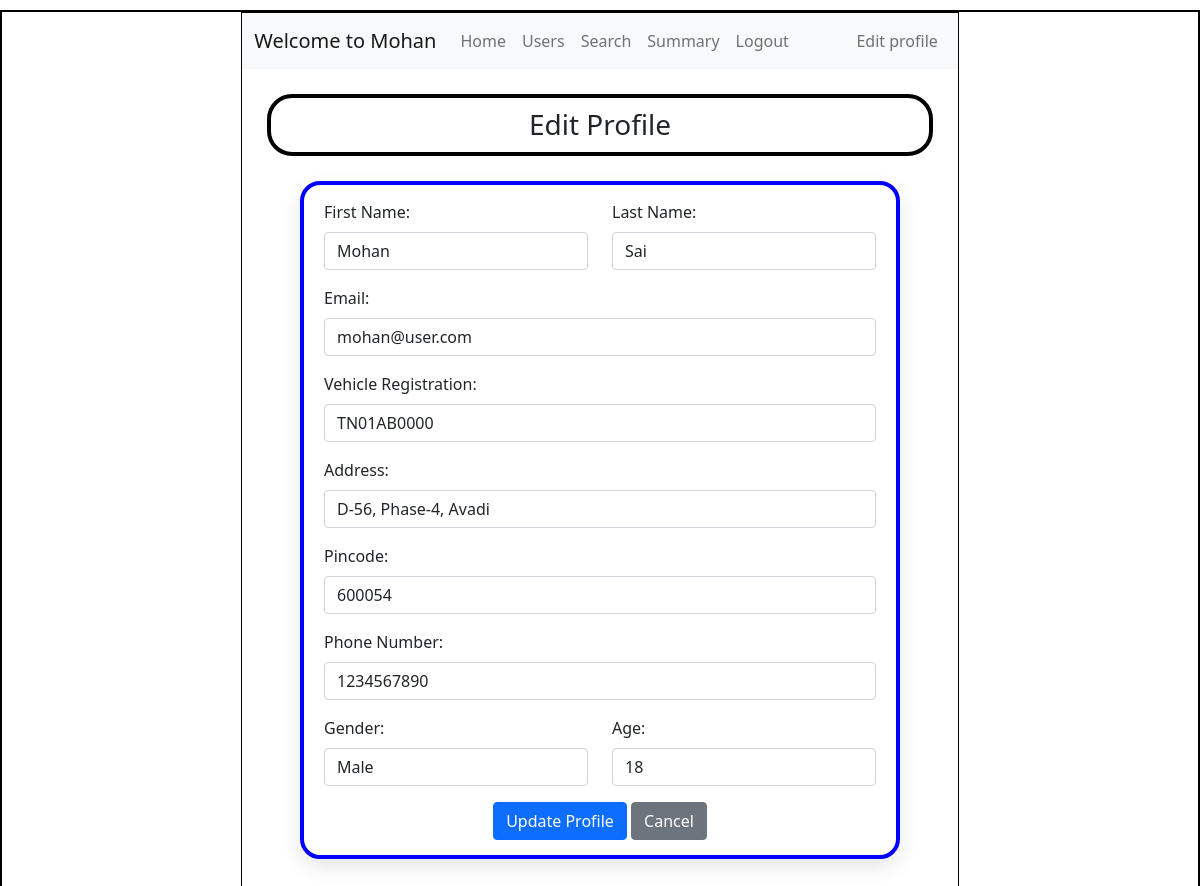
/edit_profile/2, run on an earlier commit of the app's database.
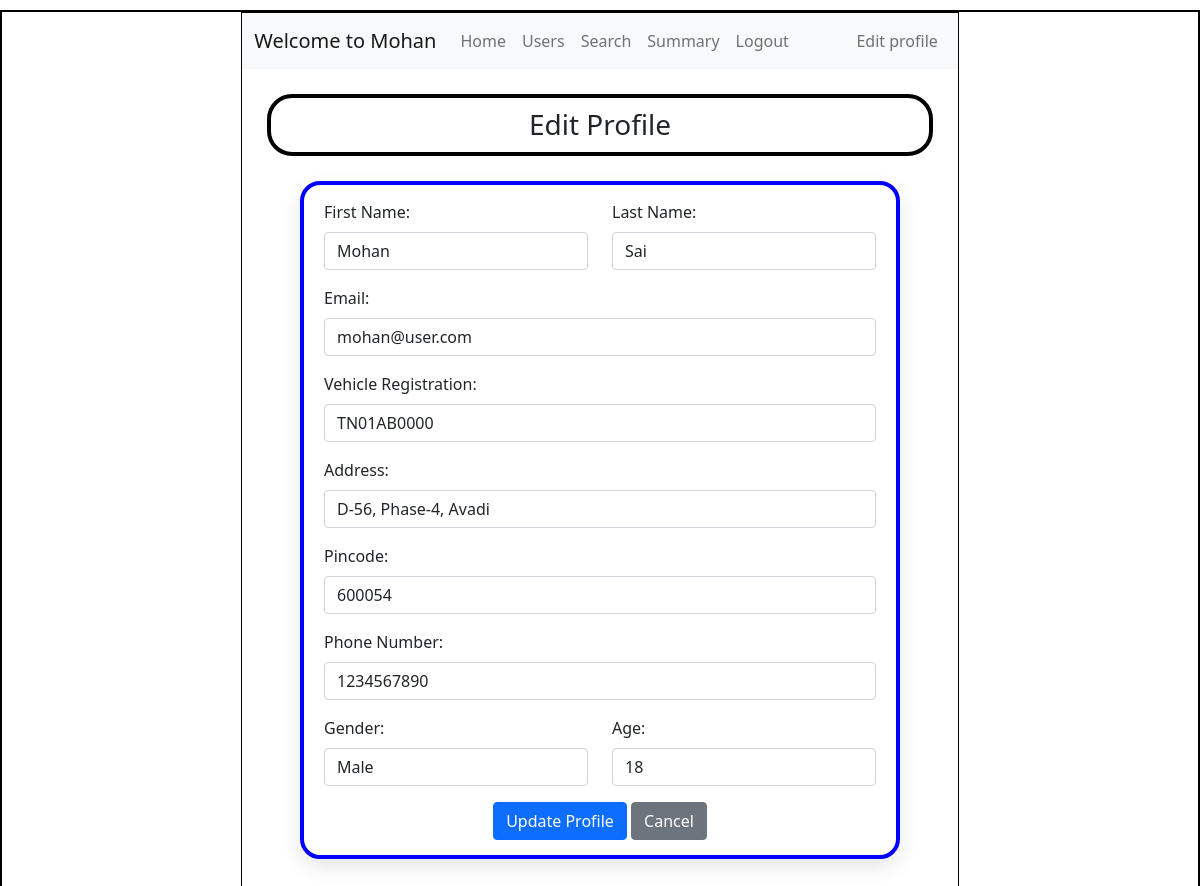
And on a later commit of the database.
### application/models.py (models this page shows)
class User(db.Model):
    id = db.Column(db.Integer, primary_key=True)
    first_name = db.Column(db.String(), nullable=False)
    last_name = db.Column(db.String(), nullable=False)
    email = db.Column(db.String(), unique=True, nullable=False)
    pwd = db.Column(db.String(), nullable=False)
    vehicle_reg = db.Column(db.String(), unique=True, nullable=False)
    address = db.Column(db.String(), nullable=False)
    pincode = db.Column(db.String(), nullable=False)
    phone_number = db.Column(db.String(), unique=True, nullable=False)
    gender = db.Column(db.String())
    age = db.Column(db.Integer)
    type = db.Column(db.String(), default='general')
    reservations = db.relationship('Reservation', backref='user')

### application/controllers.py (the view, shortened to what this page needs)
@app.route("/edit_profile/<int:user_id>", methods=["GET", "POST"])
def edit_profile(user_id):
    this_user = User.query.filter_by(id=user_id).first()
    return render_template("edit_profile.html", this_user=this_user)

### templates/edit_profile.html (shortened to what the changed rows need)
<!DOCTYPE html>
<html lang="en">
<head>
    <link rel="stylesheet" href="../static/style.css">
    <link href="https://cdn.jsdelivr.net/npm/bootstrap@5.0.2/dist/css/bootstrap.min.css" rel="stylesheet">
</head>
<body>
    <div id="main">
        <div id="canvas">
            <nav class="navbar navbar-expand-lg navbar-light bg-light">
                <div class="container-fluid">
                    <a class="navbar-brand" href="/admin_dashboard">Welcome to {{this_user.first_name}}</a>
                    <div class="collapse navbar-collapse" id="navbarSupportedContent">
                        <ul class="navbar-nav">
                        </ul>
                        <ul class="navbar-nav ms-auto">
                        </ul>
                    </div>
                </div>
            </nav>
            <div id="form-body">
                <form action="/edit_profile/{{ this_user.id }}" method="POST">
                    <div class="mb-3 row">
                        <div class="col">
                            <label for="first_name" class="form-label">First Name:</label>
                            <input type="text" class="form-control" id="first_name" name="first_name" value="{{ this_user.first_name }}" required>
                        </div>
                        <div class="col">
                            <label for="last_name" class="form-label">Last Name:</label>
                            <input type="text" class="form-control" id="last_name" name="last_name" value="{{ this_user.last_name }}" required>
                        </div>
                    </div>
                    <div class="mb-3">
                        <label for="email" class="form-label">Email:</label>
                        <input type="email" class="form-control" id="email" name="email" value="{{ this_user.email }}" required>
                    </div>
                    <div class="mb-3">
                        <label for="vehicle_reg" class="form-label">Vehicle Registration:</label>
                        <input type="text" class="form-control" id="vehicle_reg" name="vehicle_reg" value="{{ this_user.vehicle_reg }}" required>
                    </div>
                    <div class="mb-3">
                        <label for="address" class="form-label">Address:</label>
                        <input type="text" class="form-control" id="address" name="address" value="{{ this_user.address }}" required>
                    </div>
                    <div class="mb-3">
                        <label for="pincode" class="form-label">Pincode:</label>
                        <input type="text" class="form-control" id="pincode" name="pincode" value="{{ this_user.pincode }}" required>
                    </div>
                    <div class="mb-3">
                        <label for="phone_number" class="form-label">Phone Number:</label>
                        <input type="tel" class="form-control" id="phone_number" name="phone_number" value="{{ this_user.phone_number }}" required>
                    </div>
                    <div class="mb-3 row">
                        <div class="col">
                            <label for="gender" class="form-label">Gender:</label>
                            <select class="form-control" id="gender" name="gender">
                                <option value="Male" {% if this_user.gender == 'Male' %}selected{% endif %}>Male</option>
                            </select>
                        </div>
                        <div class="col">
                            <label for="age" class="form-label">Age:</label>
                            <input type="number" class="form-control" id="age" name="age" value="{{ this_user.age }}">
                        </div>
                    </div>
                </form>
            </div>
        </div>
    </div>
</body>
</html>

What changed in the data, as far as the page shows it:
changed User "Mohan": gender (not shown) → "Male"
Also different on the page:
form field gender: "Male" → (not shown)
